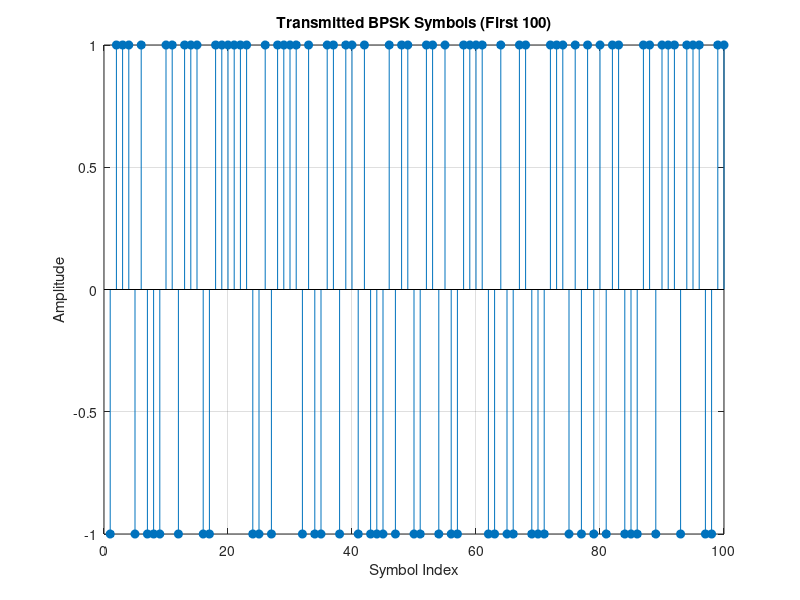
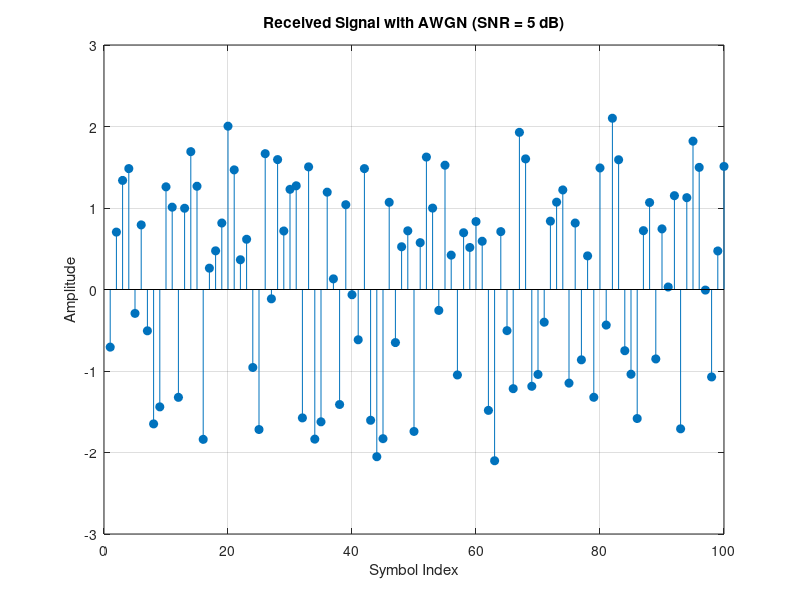

The MATLAB source for these figures, in order:
% Step 1: Generate Random Bits
N = 10000;                          % Number of bits
tx_bits = randi([0 1], 1, N);       % Random binary bit stream

% Step 2: BPSK Modulation
tx_symbols = 2*tx_bits - 1;       
% Step 3: AWGN Channel
SNR_dB = 5;                         
rx_symbols = awgn(tx_symbols, SNR_dB, 'measured');  % Add white Gaussian noise

% Step 4: Matched Filtering 

matched_rx = rx_symbols;          

% Step 5: BPSK Demodulation
rx_bits = matched_rx > 0;         

% Step 6: BER Calculation
[num_errors, ber] = biterr(tx_bits, rx_bits);  % Count bit errors
fprintf('BER = %f, Number of Errors = %d\n', ber, num_errors);
figure;
stem(tx_symbols(1:100), 'filled');
title('Transmitted BPSK Symbols (First 100)');
xlabel('Symbol Index'); ylabel('Amplitude');
grid on;

% Plot Received Noisy Signal (First 100 samples)
figure;
stem(rx_symbols(1:100), 'filled');
title(['Received Signal with AWGN (SNR = ', num2str(SNR_dB), ' dB)']);
xlabel('Symbol Index'); ylabel('Amplitude');
grid on;
